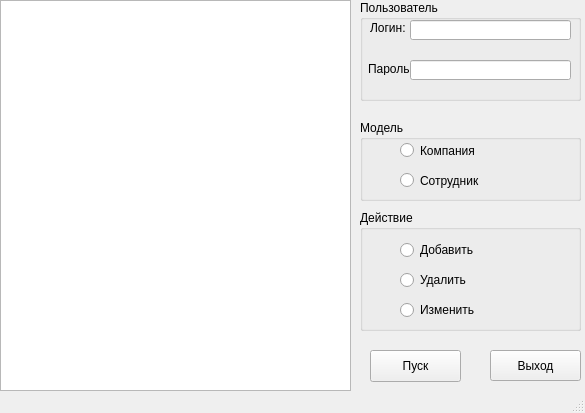
<?xml version="1.0" encoding="UTF-8"?>
<ui version="4.0">
 <class>MainWindow</class>
 <widget class="QMainWindow" name="MainWindow">
  <property name="enabled">
   <bool>true</bool>
  </property>
  <property name="geometry">
   <rect>
    <x>0</x>
    <y>0</y>
    <width>585</width>
    <height>413</height>
   </rect>
  </property>
  <property name="windowTitle">
   <string>MainWindow</string>
  </property>
  <widget class="QWidget" name="centralwidget">
   <widget class="QPushButton" name="exitButton">
    <property name="geometry">
     <rect>
      <x>490</x>
      <y>350</y>
      <width>91</width>
      <height>31</height>
     </rect>
    </property>
    <property name="text">
     <string>Выход</string>
    </property>
   </widget>
   <widget class="QTableView" name="tableView">
    <property name="geometry">
     <rect>
      <x>0</x>
      <y>0</y>
      <width>351</width>
      <height>391</height>
     </rect>
    </property>
   </widget>
   <widget class="QGroupBox" name="groupBox">
    <property name="geometry">
     <rect>
      <x>360</x>
      <y>120</y>
      <width>221</width>
      <height>81</height>
     </rect>
    </property>
    <property name="title">
     <string>Модель</string>
    </property>
    <widget class="QRadioButton" name="comp_radioButton">
     <property name="geometry">
      <rect>
       <x>40</x>
       <y>20</y>
       <width>91</width>
       <height>21</height>
      </rect>
     </property>
     <property name="text">
      <string>Компания</string>
     </property>
    </widget>
    <widget class="QRadioButton" name="emp_radioButton">
     <property name="geometry">
      <rect>
       <x>40</x>
       <y>50</y>
       <width>91</width>
       <height>21</height>
      </rect>
     </property>
     <property name="text">
      <string>Сотрудник</string>
     </property>
    </widget>
   </widget>
   <widget class="QGroupBox" name="groupBox_2">
    <property name="geometry">
     <rect>
      <x>360</x>
      <y>210</y>
      <width>221</width>
      <height>121</height>
     </rect>
    </property>
    <property name="title">
     <string>Действие</string>
    </property>
    <widget class="QRadioButton" name="add_radioButton">
     <property name="geometry">
      <rect>
       <x>40</x>
       <y>30</y>
       <width>100</width>
       <height>20</height>
      </rect>
     </property>
     <property name="text">
      <string>Добавить</string>
     </property>
    </widget>
    <widget class="QRadioButton" name="del_radioButton">
     <property name="geometry">
      <rect>
       <x>40</x>
       <y>60</y>
       <width>100</width>
       <height>20</height>
      </rect>
     </property>
     <property name="text">
      <string>Удалить</string>
     </property>
    </widget>
    <widget class="QRadioButton" name="insert_radioButton">
     <property name="geometry">
      <rect>
       <x>40</x>
       <y>90</y>
       <width>100</width>
       <height>20</height>
      </rect>
     </property>
     <property name="text">
      <string>Изменить</string>
     </property>
    </widget>
   </widget>
   <widget class="QPushButton" name="runButton">
    <property name="geometry">
     <rect>
      <x>370</x>
      <y>350</y>
      <width>91</width>
      <height>32</height>
     </rect>
    </property>
    <property name="text">
     <string>Пуск</string>
    </property>
   </widget>
   <widget class="QGroupBox" name="groupBox_3">
    <property name="geometry">
     <rect>
      <x>360</x>
      <y>0</y>
      <width>221</width>
      <height>101</height>
     </rect>
    </property>
    <property name="title">
     <string>Пользователь</string>
    </property>
    <widget class="QLineEdit" name="login_lineEdit">
     <property name="geometry">
      <rect>
       <x>50</x>
       <y>20</y>
       <width>161</width>
       <height>20</height>
      </rect>
     </property>
    </widget>
    <widget class="QLabel" name="label">
     <property name="geometry">
      <rect>
       <x>10</x>
       <y>20</y>
       <width>41</width>
       <height>16</height>
      </rect>
     </property>
     <property name="frameShadow">
      <enum>QFrame::Raised</enum>
     </property>
     <property name="text">
      <string>Логин: </string>
     </property>
    </widget>
    <widget class="QLabel" name="label_2">
     <property name="geometry">
      <rect>
       <x>8</x>
       <y>62</y>
       <width>47</width>
       <height>13</height>
      </rect>
     </property>
     <property name="text">
      <string>Пароль:</string>
     </property>
    </widget>
    <widget class="QLineEdit" name="pwd_lineEdit">
     <property name="geometry">
      <rect>
       <x>50</x>
       <y>60</y>
       <width>161</width>
       <height>20</height>
      </rect>
     </property>
     <property name="inputMethodHints">
      <set>Qt::ImhHiddenText|Qt::ImhLatinOnly|Qt::ImhNoAutoUppercase</set>
     </property>
    </widget>
   </widget>
   <widget class="QGroupBox" name="groupBox_4">
    <property name="enabled">
     <bool>true</bool>
    </property>
    <property name="geometry">
     <rect>
      <x>590</x>
      <y>0</y>
      <width>211</width>
      <height>181</height>
     </rect>
    </property>
    <property name="title">
     <string>Данные</string>
    </property>
    <widget class="QLineEdit" name="name_lineEdit">
     <property name="geometry">
      <rect>
       <x>72</x>
       <y>20</y>
       <width>131</width>
       <height>20</height>
      </rect>
     </property>
    </widget>
    <widget class="QLabel" name="label_3">
     <property name="geometry">
      <rect>
       <x>10</x>
       <y>22</y>
       <width>51</width>
       <height>16</height>
      </rect>
     </property>
     <property name="text">
      <string>Название:</string>
     </property>
    </widget>
    <widget class="QLabel" name="label_4">
     <property name="geometry">
      <rect>
       <x>10</x>
       <y>54</y>
       <width>47</width>
       <height>13</height>
      </rect>
     </property>
     <property name="text">
      <string>Адрес:</string>
     </property>
    </widget>
    <widget class="QLabel" name="label_5">
     <property name="geometry">
      <rect>
       <x>10</x>
       <y>85</y>
       <width>47</width>
       <height>13</height>
      </rect>
     </property>
     <property name="text">
      <string>ИНН:</string>
     </property>
    </widget>
    <widget class="QLabel" name="label_6">
     <property name="geometry">
      <rect>
       <x>10</x>
       <y>114</y>
       <width>47</width>
       <height>13</height>
      </rect>
     </property>
     <property name="text">
      <string>email:</string>
     </property>
    </widget>
    <widget class="QLabel" name="label_7">
     <property name="geometry">
      <rect>
       <x>8</x>
       <y>142</y>
       <width>61</width>
       <height>16</height>
      </rect>
     </property>
     <property name="text">
      <string>Тел. номер:</string>
     </property>
    </widget>
    <widget class="QLineEdit" name="adress_lineEdit">
     <property name="geometry">
      <rect>
       <x>70</x>
       <y>50</y>
       <width>131</width>
       <height>20</height>
      </rect>
     </property>
    </widget>
    <widget class="QLineEdit" name="inn_lineEdit">
     <property name="geometry">
      <rect>
       <x>70</x>
       <y>80</y>
       <width>131</width>
       <height>20</height>
      </rect>
     </property>
    </widget>
    <widget class="QLineEdit" name="email_lineEdit">
     <property name="geometry">
      <rect>
       <x>70</x>
       <y>110</y>
       <width>131</width>
       <height>20</height>
      </rect>
     </property>
    </widget>
    <widget class="QLineEdit" name="phone_lineEdit">
     <property name="geometry">
      <rect>
       <x>70</x>
       <y>140</y>
       <width>131</width>
       <height>20</height>
      </rect>
     </property>
    </widget>
   </widget>
  </widget>
  <widget class="QStatusBar" name="statusbar"/>
 </widget>
 <resources/>
 <connections/>
</ui>
